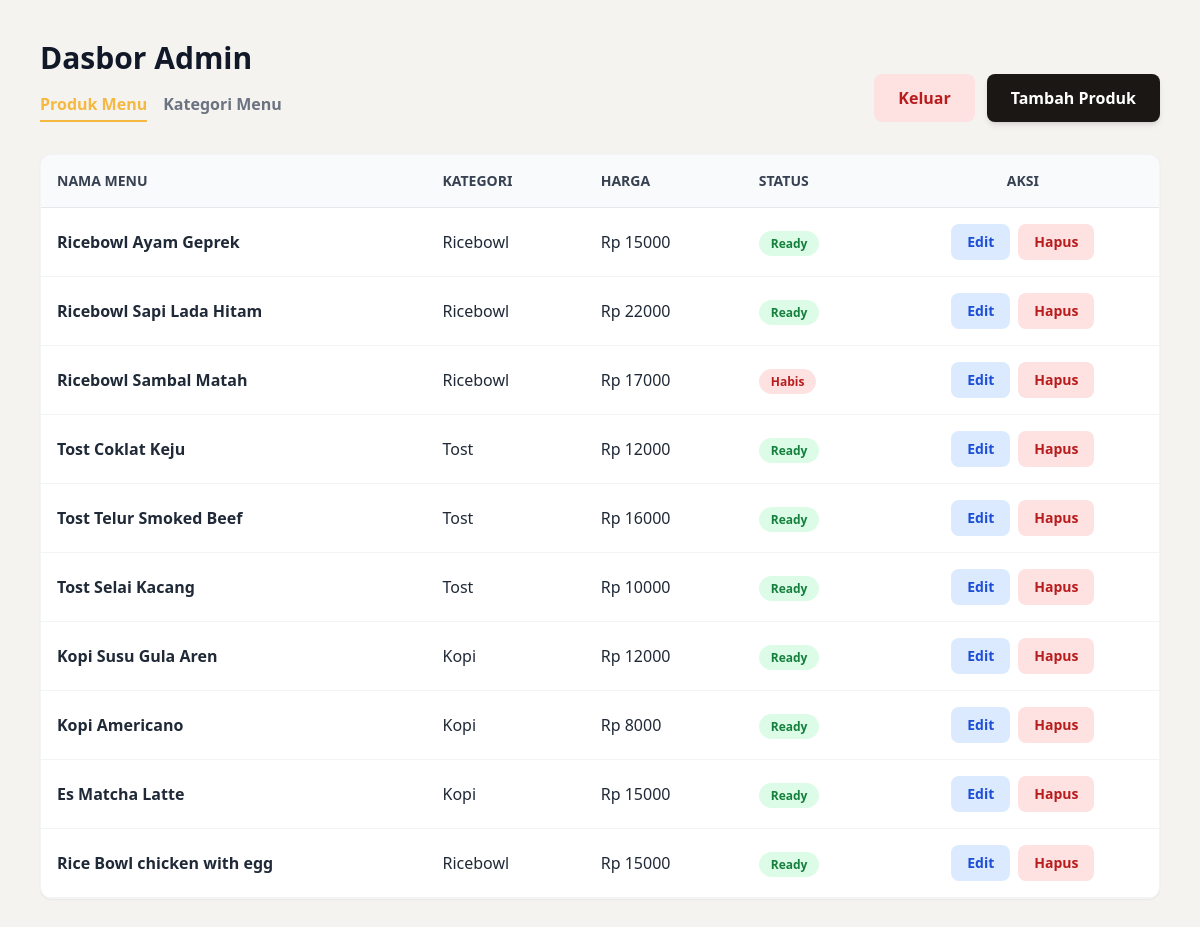
The page /admin/produk (signed in) on the database its author committed.
### app.py (models this page shows)
class Produk(db.Model):
    id = db.Column(db.Integer, primary_key=True)
    nama = db.Column(db.String(100), nullable=False)
    harga = db.Column(db.Integer, nullable=False)
    status_ready = db.Column(db.Boolean, default=True)
    kategori_id = db.Column(db.Integer, db.ForeignKey('kategori.id'), nullable=False)

class Kategori(db.Model):
    id = db.Column(db.Integer, primary_key=True)
    nama = db.Column(db.String(50), nullable=False)
    produk = db.relationship('Produk', backref='kategori_rel', lazy=True)

### app.py (the view)
@app.route('/admin/produk')
def kelola_produk():
    if session.get('role') != 'owner':
        return redirect(url_for('login'))
    produk = Produk.query.all()
    return render_template('admin_produk.html', produk=produk)

### templates/admin_produk.html (shortened to what this page needs)
<!DOCTYPE html>
<html lang="id">
<head>
    <script src="https://cdn.tailwindcss.com"></script>
</head>
<body class="bg-[#f4f3f0] font-sans flex h-screen">
    <div class="flex-1 p-10 overflow-y-auto">
        <div class="flex justify-between items-end mb-8">
            <div>
                <h1 class="text-3xl font-extrabold text-gray-900">Dasbor Admin</h1>
                <div class="flex gap-4 mt-4">
                    <a href="/admin/produk" class="text-[#f5b841] font-bold border-b-2 border-[#f5b841] pb-1">Produk Menu</a>
                    <a href="/admin/kategori" class="text-gray-500 font-semibold hover:text-gray-900 pb-1">Kategori Menu</a>
                </div>
            </div>
            <div class="flex gap-3">
                <a href="/logout" class="bg-red-100 text-red-700 px-6 py-3 rounded-lg font-bold hover:bg-red-200 transition">Keluar</a>
                <a href="/admin/produk/tambah" class="bg-[#1a1714] text-white px-6 py-3 rounded-lg font-bold hover:bg-black transition shadow-md">Tambah Produk</a>
            </div>
        </div>
        <div class="bg-white rounded-xl shadow-sm border border-gray-100 overflow-hidden">
            <table class="w-full text-left border-collapse">
                <thead>
                    <tr class="bg-gray-50 text-gray-700 uppercase text-sm border-b border-gray-200">
                        <th class="p-4 font-bold">Nama Menu</th>
                        <th class="p-4 font-bold">Kategori</th>
                        <th class="p-4 font-bold">Harga</th>
                        <th class="p-4 font-bold">Status</th>
                        <th class="p-4 font-bold text-center">Aksi</th>
                    </tr>
                </thead>
                <tbody class="text-gray-800">
                    {% for item in produk %}
                    <tr class="border-b border-gray-100 hover:bg-gray-50 transition">
                        <td class="p-4 font-semibold">{{ item.nama }}</td>
                        <td class="p-4">{{ item.kategori_rel.nama }}</td>
                        <td class="p-4">Rp {{ item.harga }}</td>
                        <td class="p-4">
                            {% if item.status_ready %}
                                <span class="bg-green-100 text-green-700 py-1 px-3 rounded-full text-xs font-bold">Ready</span>
                            {% else %}
                                <span class="bg-red-100 text-red-700 py-1 px-3 rounded-full text-xs font-bold">Habis</span>
                            {% endif %}
                        </td>
                        <td class="p-4 text-center flex justify-center gap-2">
                            <a href="/admin/produk/edit/{{ item.id }}" class="px-4 py-2 bg-blue-100 text-blue-700 rounded-lg text-sm font-semibold hover:bg-blue-200 transition">Edit</a>
                            <a href="/admin/produk/hapus/{{ item.id }}" onclick="return confirm('Yakin hapus?')" class="px-4 py-2 bg-red-100 text-red-700 rounded-lg text-sm font-semibold hover:bg-red-200 transition">Hapus</a>
                        </td>
                    </tr>
                    {% endfor %}
                </tbody>
            </table>
        </div>
    </div>
</body>
</html>

### rows shown on the page
Produk: nama "Ricebowl Ayam Geprek", kategori_rel.nama "Ricebowl", harga "15000", status_ready "Ready"
Produk: nama "Ricebowl Sapi Lada Hitam", kategori_rel.nama "Ricebowl", harga "22000", status_ready "Ready"
Produk: nama "Ricebowl Sambal Matah", kategori_rel.nama "Ricebowl", harga "17000", status_ready "Habis"
Produk: nama "Tost Coklat Keju", kategori_rel.nama "Tost", harga "12000", status_ready "Ready"
Produk: nama "Tost Telur Smoked Beef", kategori_rel.nama "Tost", harga "16000", status_ready "Ready"
Produk: nama "Tost Selai Kacang", kategori_rel.nama "Tost", harga "10000", status_ready "Ready"
Produk: nama "Kopi Susu Gula Aren", kategori_rel.nama "Kopi", harga "12000", status_ready "Ready"
Produk: nama "Kopi Americano", kategori_rel.nama "Kopi", harga "8000", status_ready "Ready"
Produk: nama "Es Matcha Latte", kategori_rel.nama "Kopi", harga "15000", status_ready "Ready"
Produk: nama "Rice Bowl chicken with egg", kategori_rel.nama "Ricebowl", harga "15000", status_ready "Ready"
